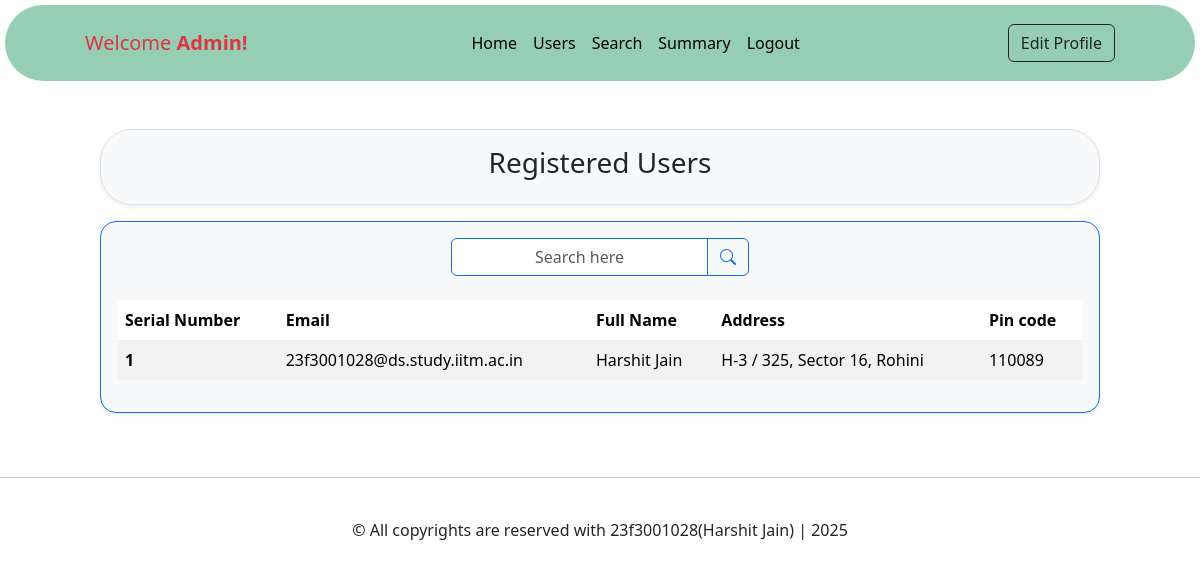
/view-users (signed in), run on an earlier commit of the app's database.
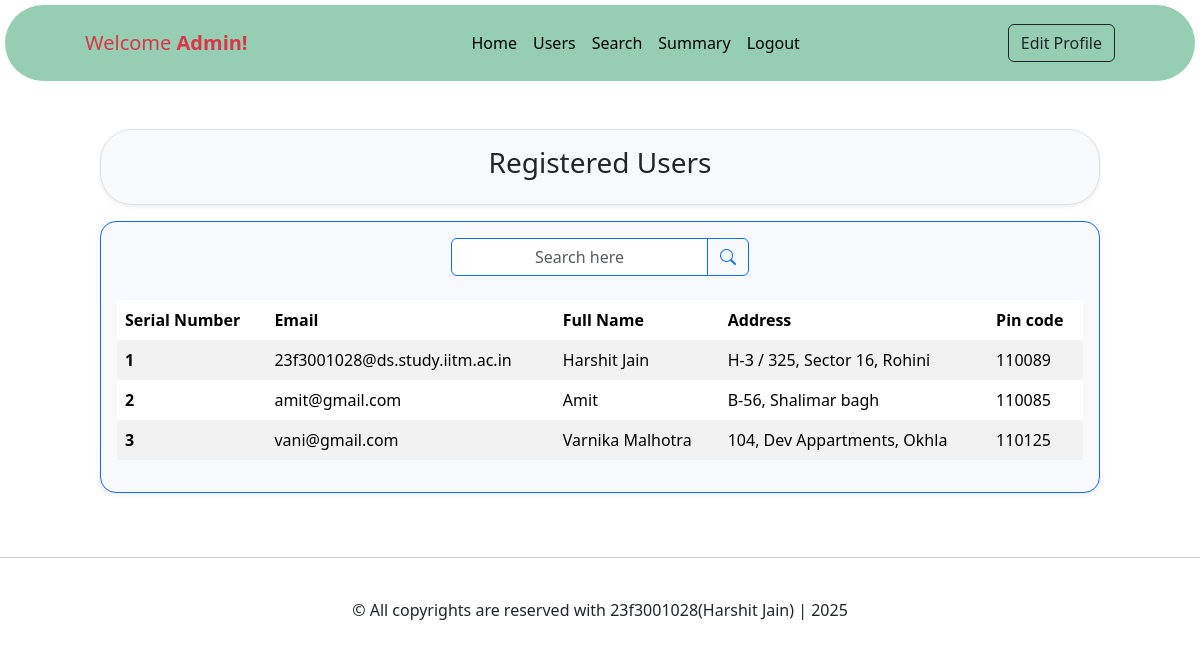
And on a later commit of the database.
### app/models/client.py (models this page shows)
class client(db.Model):
    __tablename__ = 'client'
    email = db.Column(db.String(100), primary_key=True)
    name = db.Column(db.String(100), nullable=False)
    address = db.Column(db.String(250), nullable=False)
    pincode = db.Column(db.Integer, nullable=False)
    password = db.Column(db.String(100), nullable=False)

### app/routes/admin.py (the view)
@admin_bp.route('/view-users', methods=["POST", "GET"])
@admin_required
def view_users():
    if request.method == "POST":
        data = request.form.get('search_for')
        if data:
            search_for = f"%{data}%"
            users = client.query.filter(
                or_(
                        client.name.ilike(search_for),
                        client.email.ilike(search_for),
                        client.address.ilike(search_for),
                        cast(client.pincode, String).ilike(search_for)
                )
            ).all()
        else:
            flash("Please enter a keyword to search.", "warning")
            users = client.query.all()
            return render_template('admin/view_users.html', users=users)
    else:
        users = client.query.all()
    return render_template('admin/view_users.html', users=users)

### app/routes/admin.py (called while the page is built)
def admin_required(f):
    @wraps(f)
    def decorated_function(*args, **kwargs):
        if 'admin' not in session:
            return redirect(url_for('auth.adminlogin'))
        return f(*args, **kwargs)
    return decorated_function

### app/templates/admin/view_users.html (shortened to what this page needs)
{% extends "admin/base.html" %}
{% block heading %} Registered Users {%endblock%}
{% block content %}
<div class="container col-lg-10 mb-4 border border-primary rounded-4 shadow-sm p-3 bg-light">
<form action="{{ url_for('admin.view_users') }}" method="POST" class="d-flex justify-content-center align-items-center" role="search">
    <div class="input-group w-auto mb-4">
        <input type="text" id="searchbox" name="search_for" class="form-control text-center border-primary" placeholder="Search here" required>
        <button type="submit" class="btn btn-outline-primary" aria-label="Search">
            <i class="bi bi-search"></i>
        </button>
    </div>
</form>
<table class="table table-striped table-borderless align-middle table-hover">
    <thead>
        <th scope="col">Serial Number</th>
        <th scope="col">Email</th>
        <th scope="col">Full Name</th>
        <th scope="col">Address</th>
        <th scope="col">Pin code</th>
    </thead>
    <tbody>
        {% for user in users%}
        <tr>
            <th scope="row">{{ loop.index }}</th>
            <td>{{user.email}}</td>
            <td>{{user.name}}</td>
            <td>{{user.address}}</td>
            <td>{{user.pincode}}</td>
        </tr>
        {% else %}
            <tr>
                <td colspan="5" class="text-center text-muted">No users found.</td>
            </tr>
        {%endfor%}
    </tbody>
</table>
</div>
{%endblock%}

### app/templates/admin/base.html (shortened to what this page needs)
<!DOCTYPE html>
<html lang="en">
<head>
    <link href="https://cdn.jsdelivr.net/npm/bootstrap@5.3.6/dist/css/bootstrap.min.css" rel="stylesheet">
    <link href="https://cdn.jsdelivr.net/npm/bootstrap-icons@1.10.5/font/bootstrap-icons.css" rel="stylesheet">
</head>
<body>
<nav class="navbar navbar-expand-lg navbar-dark mb-5 rounded-pill" style="background-color: #96ceb4; margin: 5px 5px 5px 5px ;">
  <div class='container-fluid' style="padding: 10px 80px 10px 80px;">
    <span class="navbar-brand text-danger"> Welcome <b>Admin!</b></span>
    <div class="collapse navbar-collapse justify-content-center">
      <ul class="navbar-nav">
        <li class="nav-item"><a class="nav-link text-black" href="{{ url_for('admin.view_lots') }}">Home</a></li>
        <li class="nav-item"><a class="nav-link text-black" href="{{ url_for('admin.view_users') }}">Users</a></li>
        <li class="nav-item"><a class="nav-link text-black" href="{{ url_for('admin.search') }}">Search</a></li>
        <li class="nav-item"><a class="nav-link text-black" href="{{ url_for('admin.admin_summary') }}">Summary</a></li>
        <li class="nav-item"><a class="nav-link text-black" href="{{ url_for('auth.adminlogout') }}">Logout</a></li>
      </ul>
    </div>
    <a class="btn btn-outline-dark" href="{{ url_for('admin.view_lots') }}">Edit Profile</a>
  </div>
</nav>
    <div class="container col-lg-10 mb-3 border rounded-5 shadow-sm p-3 bg-light">
        <h3 class="text-center"> {% block heading %} {% endblock%}</h3>
    </div>
    <main>
        {% block content %} {%endblock%}
    </main>
<br><hr><br>
    <footer class="text-center">
        <p> &copy; All copyrights are reserved with 23f3001028(Harshit Jain) | 2025</p>
    </footer>
</body>
</html>

What changed in the data, as far as the page shows it:
added client: email "amit@gmail.com", name "Amit", address "B-56, Shalimar bagh", pincode "110085"
added client: email "vani@gmail.com", name "Varnika Malhotra", address "104, Dev Appartments, Okhla", pincode "110125"
